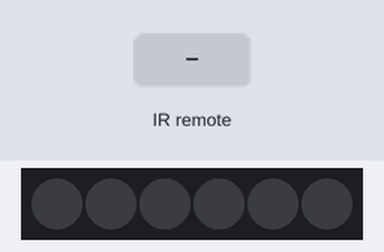
The sketch below on a simulated Arduino Uno, built with avr-gcc and run on an emulated ATmega328P. Parts: 6 RGB LEDs in strip order, left to right. Inputs (shaded band) come from the test bench. Dim RGB values are drawn brighter than linear.

Above: at 1.2 s.
1.3 s: infrared code 0xFFA25D received
At 1.48 s:
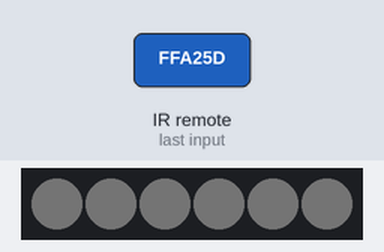
3.7 s: infrared code 0xFF22DD received
At 3.89 s:
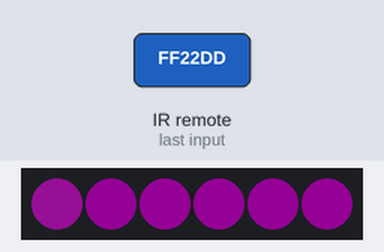
6.1 s: infrared code 0xFFA25D received
At 6.29 s:
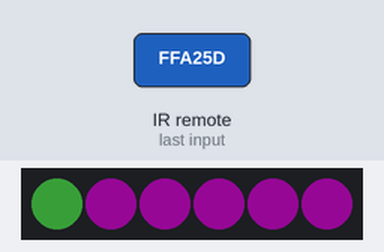
9.1 s: infrared code 0xFF6897 received
At 10.0 s:
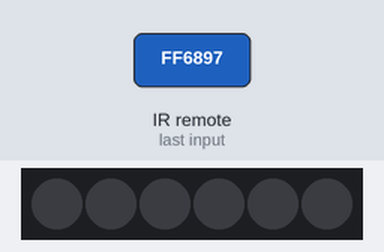
Timing chart, 0 to 11.6 s (numbered marks = the images above; inputs shaded):
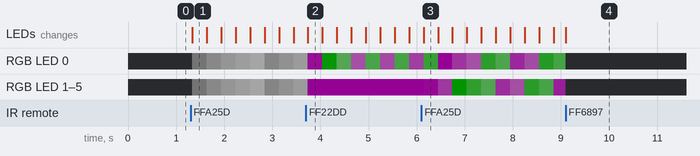

The sketch:

Remote_controlled_modes.ino
```cpp
#include <FastLED.h>
#include <IRremote.h>

// IR remote hex codes
const unsigned long buttonOne       = 0xFFA25D;
const unsigned long buttonTwo       = 0xFF629D;
const unsigned long buttonThree     = 0xFFE21D;
const unsigned long buttonFour      = 0xFF22DD;
const unsigned long buttonFive      = 0xFF02FD;
const unsigned long buttonSix       = 0xFFC23D;
const unsigned long buttonSeven     = 0xFFE01F;
const unsigned long buttonEight     = 0xFFA857;
const unsigned long buttonNine      = 0xFF906F;
const unsigned long buttonAsterisk  = 0xFF6897;
const unsigned long buttonZero      = 0xFF9867;
const unsigned long buttonHashtag   = 0xFFB04F;
const unsigned long buttonUp        = 0xFF18E7;
const unsigned long buttonLeft      = 0xFF10EF;
const unsigned long buttonOk        = 0xFF38C7;
const unsigned long buttonRight     = 0xFF5AA5;
const unsigned long buttonDown      = 0xFF4AB5;
const unsigned long repeat          = -1;
const int decodeType                = 3; // NEC

// FastLED properties
#define CHIPSET     WS2812  // CHIPSET of the LEDs
#define COLOR_CODE  GRB     // color order for the hex code
#define NUM_LEDS    6       // number of LEDs in strip
#define DATA_PIN    3       // port the data pin of LED strip is connected to
CRGB leds[NUM_LEDS];        // array storing the color information for each LED in thestrip

// IR remote properties
const int recvPin = 2;   // Data\ pin the IR receiver is connected to
IRrecv irrecv(recvPin);  // Initialize IR receiver
decode_results results;  // Initialize IR Library

// color things
CRGB initialColor             = (CRGB) CRGB::Purple;
int brightness                = 40;
const int brightnessIncrement = 20; // change in brightness for up/down button presses

int colorIncrement = 1;

void setup() {
  FastLED.addLeds<CHIPSET, DATA_PIN, COLOR_CODE>(leds, NUM_LEDS);
  FastLED.setBrightness(brightness);  // Set the initial brightness to 60/255
  FastLED.show();
  Serial.begin(38400);
  irrecv.enableIRIn();
  pinMode(recvPin, INPUT);
}

enum Mode{nothing, flashingLights, allPurple, rotateLED, singleLED};
Mode curMode = nothing, newMode = nothing;

void loop() {
  // Change modes if the IR receiver sees a protocol matching decodable signal
  if (irrecv.decode(&results)) {
    if (results.decode_type != decodeType) {
      irrecv.resume();  // enable the ir receiver to continue decoding
      return;
    }

    // readRemote reads input from the remote and changes the LED color mode
    // or variables like brightness; returns the new mode
    newMode = readRemote();

    irrecv.resume(); // enable the ir receiver to continue decoding
  }

  // runMode sets the colors of the LEDs based on the current LED color mode
  runMode(newMode != curMode);
  curMode = newMode;
}

int readRemote() {
  Mode newMode = curMode;
  switch (results.value) {
    case buttonOne:
      newMode = flashingLights;
      break;
    case buttonTwo:
      newMode = allPurple;
      break;
    case buttonThree:
      newMode = rotateLED;
      break;
    case buttonFour:
      newMode = singleLED;
      break;
    case buttonFive:
      // Add mode here
      break;
    case buttonSix:
      // Add mode here
      break;
    case buttonSeven:
      // Add mode here
      break;
    case buttonEight:
      // Add mode here
      break;
    case buttonNine:
      // Add mode here
      break;
    case buttonAsterisk:
      turnOff();
      break;
    case buttonZero:
      // Add mode here
      break;
    case buttonHashtag:
      // Add mode here
      break;
    case buttonUp:
      changeBrightness(brightnessIncrement);
      break;
    case buttonLeft:
      // Add mode here
      break;
    case buttonOk:
      // Add mode here
      break;
    case buttonRight:
      // Add mode here
      break;
    case buttonDown:
      changeBrightness(-brightnessIncrement);
      break;
    default:
      break;
  }
  return newMode;
}

// initialize is true if it's the first iteration in this mode
// in other words, when newMode isn't equal to curMode
void runMode(bool initialize){

  switch (curMode) {
    case flashingLights:
      cycleColors(initialize);
      break;
    case allPurple:
      setAllColors(CRGB::Purple);
      break;
     case rotateLED:
      rotate(initialize);
      break;
     case singleLED:
      singleLEDColor();
      break;
     default:
      setAllColors(CRGB(0,0,0));
      break;
  }

  while (!irrecv.isIdle()){}  // Necessary before each FastLED function call
                              // due to incompatibility of IRremote and FastLED
                              // libraries
  FastLED.show();
}


void cycleColors(bool initialize) {
  if (initialize){
    for (int i=0; i<NUM_LEDS; i++)
      leds[i] = initialColor;
  }
  for (int i = 0; i < NUM_LEDS; i++) {
    leds[i].r = (leds[i].r + colorIncrement) % 256;
    leds[i].g = (leds[i].g + colorIncrement) % 256;
    leds[i].b = (leds[i].b + colorIncrement) % 256;
  }
  while (!irrecv.isIdle()){}  // Necessary before each FastLED function call
                              // due to incompatibility of IRremote and FastLED
                              // libraries
  FastLED.show();
}

// Update all leds to the same color
void setAllColors(CRGB color) {
  for (int i = 0; i < NUM_LEDS; i++) {
    setColor(i, color);
  }
}

// Update the colors at the specified index with the new color
void setColor(int index, CRGB color) {
  leds[index] = color;
}

void turnOff() {
  brightness = 0;
  while (!irrecv.isIdle()){}  // Necessary before each FastLED function call
                              // due to incompatibility of IRremote and FastLED
                              // libraries
  FastLED.setBrightness(brightness);
  while (!irrecv.isIdle()){}  // Necessary before each FastLED function call
                              // due to incompatibility of IRremote and FastLED
                              // libraries
  FastLED.show();
}

void changeBrightness(int brightnessChange) {
  brightness = constrain(brightness + brightnessChange, 0, 255);
  while (!irrecv.isIdle()){}  // Necessary before each FastLED function call
                              // due to incompatibility of IRremote and FastLED
                              // libraries
  FastLED.setBrightness(brightness);
  while (!irrecv.isIdle()){}  // Necessary before each FastLED function call
                              // due to incompatibility of IRremote and FastLED
                              // libraries
  FastLED.show();
}

void rotate(bool initialize) {
  if (initialize){
    CRGB palette[NUM_LEDS] = {
      {255, 25, 60}, {255, 42, 9}, {21, 20, 255},
      {10, 255, 0}, {60, 35, 255}, {0, 0, 0}
    };
    for (int i=0; i<NUM_LEDS; i++){
      leds[i] = palette[i];
    }
  }

  CRGB first = leds[0];
  for (int i=0; i+1<NUM_LEDS; i++){
    leds[i] = leds[i+1];
  }
  leds[NUM_LEDS-1] = first;
}

void singleLEDColor() {
  // TODO: cycle through colors of the first LED
  leds[0].r = (leds[0].r + 1) % 256;
  leds[0].g = (leds[0].g + 1) % 256;
  leds[0].b = (leds[0].b + 1) % 256;
}
```

Measured:
- after the input at 1.3 s, RGB LED 0–5: off → RGB(1, 1, 1) at once, → RGB(10, 10, 10) 0.30 s later, → RGB(20, 20, 20) 0.30 s later, → RGB(29, 29, 29) 0.30 s later, … (8 changes in this stretch); the LEDs: change at once (image 1)
- after the input at 3.7 s, the LEDs: change at once (image 2)
- after the input at 9.1 s, the LEDs: change at once (image 4)
